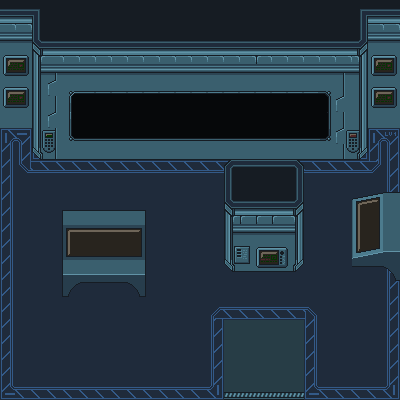

The image is a tile-based game level rendered from a .tmx file. Its description and complete source (layers, tilesets, objects, tile grids) follow:
An orthogonal 25x25 tile map with 16x16 px tiles, 4 tile layers (Under Layer, Main Layer, Over Layer, Object Layer).

<map version="1.10" tiledversion="1.10.2" orientation="orthogonal" renderorder="right-down" width="25" height="25" tilewidth="16" tileheight="16" infinite="0" nextlayerid="5" nextobjectid="1">
 <tileset firstgid="1" source="./scifi_space_rpg_tiles_lpcized.tsx" />
 <layer id="3" name="Under Layer" width="25" height="25">
  <data encoding="csv">
0,0,0,0,0,0,0,0,0,0,0,0,0,0,0,0,0,0,0,0,0,0,0,0,0,
0,0,0,0,0,0,0,0,0,0,0,0,0,0,0,0,0,0,0,0,0,0,0,0,0,
0,0,0,0,0,0,0,0,0,0,0,0,0,0,0,0,0,0,0,0,0,0,0,0,0,
0,0,0,0,0,0,0,0,0,0,0,0,0,0,0,0,0,0,0,0,0,0,0,0,0,
0,0,0,0,0,0,0,0,0,0,0,0,0,0,0,0,0,0,0,0,0,0,0,0,0,
0,0,0,0,0,0,0,0,0,0,0,0,0,0,0,0,0,0,0,0,0,0,0,0,0,
0,0,0,0,0,0,0,0,0,0,0,0,0,0,0,0,0,0,0,0,0,0,0,0,0,
0,0,0,0,0,0,0,0,0,0,0,0,0,0,0,0,0,0,0,0,0,0,0,0,0,
0,0,0,0,0,0,0,0,0,0,0,0,0,0,0,0,0,0,0,0,0,0,0,0,0,
0,0,141,0,0,0,0,0,0,0,0,0,0,0,0,0,0,0,0,0,0,0,146,0,0,
0,0,0,0,0,0,0,0,0,0,0,0,0,0,0,0,0,0,0,0,0,0,0,0,0,
0,0,0,0,0,0,0,0,0,0,0,0,0,0,0,0,0,0,0,0,0,0,0,0,0,
0,0,0,0,0,0,0,0,0,0,0,0,0,0,0,0,0,0,0,0,0,0,0,0,0,
0,0,0,0,0,0,0,0,0,0,0,0,0,0,0,0,0,0,0,0,0,0,0,0,0,
0,0,0,0,0,0,0,0,0,0,0,0,0,0,0,0,0,0,0,0,0,0,0,0,0,
0,0,0,0,0,0,0,0,0,0,0,0,0,0,0,0,0,0,0,0,0,0,0,0,0,
0,0,0,0,0,0,0,0,0,0,0,0,0,0,0,0,0,0,0,0,0,0,0,0,0,
0,0,0,0,0,0,0,0,0,0,0,0,0,0,0,0,0,0,0,0,0,0,0,0,0,
0,0,0,0,0,0,0,0,0,0,0,0,0,0,0,0,0,0,0,0,0,0,0,0,0,
0,0,0,0,0,0,0,0,0,0,0,0,0,0,0,0,0,0,0,0,0,0,0,0,0,
0,0,0,0,0,0,0,0,0,0,0,0,0,0,0,0,0,0,0,0,0,0,0,0,0,
0,0,0,0,0,0,0,0,0,0,0,0,0,0,0,0,0,0,0,0,0,0,0,0,0,
0,0,0,0,0,0,0,0,0,0,0,0,0,0,0,0,0,0,0,0,0,0,0,0,0,
0,0,0,0,0,0,0,0,0,0,0,0,0,0,0,0,0,0,0,0,0,0,0,0,0,
0,0,0,0,0,0,0,0,0,0,0,0,0,0,0,0,0,0,0,0,0,0,0,0,0
</data>
 </layer>
 <layer id="1" name="Main Layer" width="25" height="25">
  <data encoding="csv">
42,42,219,16,16,16,16,16,16,16,16,16,16,16,16,16,16,16,16,16,16,16,218,42,42,
70,70,13,17,17,17,17,17,17,17,17,17,17,17,17,17,17,17,17,17,17,17,24,70,70,
98,98,41,42,42,42,42,42,42,42,42,42,42,42,42,42,42,42,42,42,42,42,52,98,98,
126,126,69,70,70,70,70,70,70,70,70,70,70,70,70,70,72,70,70,70,70,70,80,126,126,
126,126,97,100,98,98,98,98,98,98,98,98,98,98,98,98,98,98,98,98,98,100,108,126,126,
126,126,125,128,126,126,126,126,126,126,126,126,126,126,126,126,126,126,126,126,126,236,136,126,126,
126,126,125,236,126,126,126,126,126,126,126,126,126,126,126,126,126,126,126,126,126,128,136,126,126,
126,126,125,128,126,126,126,126,126,126,126,126,126,126,126,126,126,126,126,126,126,236,136,126,126,
1,6,125,236,126,126,126,126,126,126,126,126,126,126,126,126,126,126,126,126,126,128,136,1,6,
29,90,153,264,154,154,154,154,154,154,154,154,154,154,154,154,154,154,154,154,154,264,164,29,34,
29,226,2,2,2,2,2,2,2,2,2,2,2,2,2,2,2,2,2,2,2,2,2,227,34,
29,87,87,87,87,87,87,87,87,87,87,87,87,87,87,87,87,87,87,87,87,87,87,87,34,
29,87,87,87,87,87,87,87,87,87,87,87,87,87,87,87,87,87,87,87,87,87,87,87,34,
29,87,87,87,87,87,87,87,87,87,87,87,87,87,87,87,87,87,87,87,87,87,87,87,34,
29,87,87,87,87,87,87,87,87,87,87,87,87,87,87,87,87,87,87,87,87,87,87,87,34,
29,87,87,87,87,87,87,87,87,87,87,87,87,87,87,87,87,87,87,87,87,87,87,87,34,
29,87,87,87,87,87,87,87,87,87,87,87,87,87,87,87,87,87,87,87,87,87,87,87,34,
29,87,87,87,87,87,87,87,87,87,87,87,87,87,87,87,87,87,87,87,87,87,87,87,34,
29,87,87,87,87,87,87,87,87,87,87,87,87,87,87,87,87,87,87,87,87,87,87,87,34,
29,87,87,87,87,87,87,87,87,87,87,87,87,198,142,142,142,142,142,199,87,87,87,87,34,
29,87,87,87,87,87,87,87,87,87,87,87,87,118,185,185,185,185,185,113,87,87,87,87,34,
29,87,87,87,87,87,87,87,87,87,87,87,87,118,185,185,185,185,185,113,87,87,87,87,34,
29,87,87,87,87,87,87,87,87,87,87,87,87,118,185,185,185,185,185,113,87,87,87,87,34,
29,87,87,87,87,87,87,87,87,87,87,87,87,118,185,185,185,185,185,113,87,87,87,87,34,
141,142,142,142,142,142,142,142,142,142,142,142,142,146,269,269,269,269,269,141,145,145,145,145,146
</data>
 </layer>
 <layer id="2" name="Over Layer" width="25" height="25">
  <data encoding="csv">
0,0,0,0,0,0,0,0,0,0,0,0,0,0,0,0,0,0,0,0,0,0,0,0,0,
0,0,0,0,0,0,0,0,0,0,0,0,0,0,0,0,0,0,0,0,0,0,0,39,39,
0,0,0,0,0,0,0,0,0,0,0,0,0,0,0,0,0,0,0,0,0,0,0,39,39,
81,82,0,0,0,0,0,0,0,0,0,0,0,0,0,0,0,0,0,0,0,0,0,81,82,
109,110,0,0,0,0,0,0,0,0,0,0,0,0,0,0,0,0,0,0,0,39,0,109,110,
81,82,0,0,309,310,310,310,310,310,310,310,310,310,310,310,310,310,310,310,314,39,39,81,82,
109,110,0,0,337,340,340,340,340,340,340,340,340,340,340,340,340,340,340,340,342,39,0,109,110,
0,0,0,0,337,340,340,340,340,340,340,340,340,340,340,340,340,340,340,340,342,39,0,39,39,
0,0,0,0,365,366,366,366,366,366,366,366,366,366,366,366,366,366,366,366,370,39,39,39,39,
0,0,0,39,39,39,39,39,39,39,39,39,39,39,39,39,39,39,39,39,39,39,39,39,39,
0,0,0,0,0,0,0,0,39,39,39,39,39,0,25,26,27,27,28,0,0,0,0,0,39,
0,0,0,0,0,0,0,0,0,0,0,0,0,0,53,54,55,55,56,0,0,0,0,0,39,
0,0,0,0,0,0,0,0,0,0,0,0,0,0,41,51,51,51,52,0,0,0,303,304,305,
0,0,0,293,294,295,296,296,297,298,0,0,0,0,69,79,79,79,80,0,0,0,331,332,333,
0,0,0,321,322,323,324,324,325,326,0,0,0,0,97,107,107,107,108,0,0,0,359,360,361,
0,0,0,349,350,351,352,352,353,354,0,0,0,0,125,135,135,135,136,0,0,0,387,388,389,
0,0,0,377,378,379,380,380,381,382,0,0,0,0,153,163,163,163,164,0,0,0,415,416,417,
0,0,0,399,400,401,401,401,403,404,0,0,0,0,0,0,0,0,0,0,0,0,443,444,445,
0,0,0,427,428,429,429,429,431,432,0,0,0,0,0,0,0,0,0,0,0,0,0,0,0,
0,0,0,0,0,0,0,0,0,0,0,0,0,0,0,0,0,0,0,0,0,0,0,0,0,
0,0,0,0,0,0,0,0,0,0,0,0,0,0,0,0,0,0,0,0,0,0,0,0,0,
0,0,0,0,0,0,0,0,0,0,0,0,0,0,0,0,0,0,0,0,0,0,0,0,0,
0,0,0,0,0,0,0,0,0,0,0,0,0,0,0,0,0,0,0,0,0,0,0,0,0,
0,0,0,0,0,0,0,0,0,0,0,0,0,0,0,0,0,0,0,0,0,0,0,0,0,
0,0,0,0,0,0,0,0,0,0,0,0,0,0,0,0,0,0,0,0,0,0,0,0,0
</data>
 </layer>
 <layer id="4" name="Object Layer" width="25" height="25">
  <data encoding="csv">
0,0,0,0,0,0,0,0,0,0,0,0,0,0,0,0,0,0,0,0,0,0,0,0,0,
0,0,0,0,0,0,0,0,0,0,0,0,0,0,0,0,0,0,0,0,0,0,0,0,0,
0,0,0,0,0,0,0,0,0,0,0,0,0,0,0,0,0,0,0,0,0,0,0,0,0,
0,0,0,0,0,0,0,0,0,0,0,0,0,0,0,0,0,0,0,0,0,0,0,0,0,
0,0,38,38,0,0,0,0,0,0,0,0,0,0,0,0,0,0,0,0,0,38,38,0,0,
0,0,38,38,38,0,0,0,0,0,0,0,0,0,0,0,0,0,0,0,0,38,38,0,0,
0,0,38,38,0,0,0,0,0,0,0,0,0,0,0,0,0,0,0,0,0,38,38,0,0,
0,0,38,38,38,0,0,0,0,0,0,0,0,0,0,0,0,0,0,0,0,38,38,0,0,
0,0,239,240,0,0,0,0,0,0,0,0,0,0,0,0,0,0,0,0,0,237,238,0,230,
0,0,267,268,0,0,0,0,0,0,0,0,0,0,0,0,0,0,0,0,0,265,266,0,0,
0,0,0,0,0,0,0,0,0,0,0,0,0,0,0,0,0,0,0,0,0,0,0,0,0,
0,0,0,0,0,0,0,0,0,0,0,0,0,0,0,0,0,0,0,0,0,0,0,0,0,
0,0,0,0,0,0,0,0,0,0,0,0,0,0,0,0,0,0,0,0,0,0,0,0,0,
0,0,0,0,0,0,0,0,0,0,0,0,0,0,0,0,0,0,0,0,0,0,0,0,0,
0,0,0,0,0,0,0,0,0,0,0,0,0,0,0,0,0,0,0,0,0,0,0,0,0,
0,0,0,0,0,0,0,0,0,0,0,0,0,0,137,138,83,84,0,0,0,0,0,0,0,
0,0,0,0,0,0,0,0,0,0,0,0,0,0,165,166,111,112,0,0,0,0,0,0,0,
0,0,0,0,0,0,0,0,0,0,0,0,0,0,0,0,0,0,0,0,0,0,0,0,0,
0,0,0,0,0,0,0,0,0,0,0,0,0,0,0,0,0,0,0,0,0,0,0,0,0,
0,0,0,0,0,0,0,0,0,0,0,0,0,0,0,0,0,0,0,0,0,0,0,0,0,
0,0,0,0,0,0,0,0,0,0,0,0,0,0,0,0,0,0,0,0,0,0,0,0,0,
0,0,0,0,0,0,0,0,0,0,0,0,0,0,0,0,0,0,0,0,0,0,0,0,0,
0,0,0,0,0,0,0,0,0,0,0,0,0,0,0,0,0,0,0,0,0,0,0,0,0,
0,0,0,0,0,0,0,0,0,0,0,0,0,0,0,0,0,0,0,0,0,0,0,0,0,
0,0,0,0,0,0,0,0,0,0,0,0,0,0,0,0,0,0,0,0,0,0,0,0,0
</data>
 </layer>
</map>
